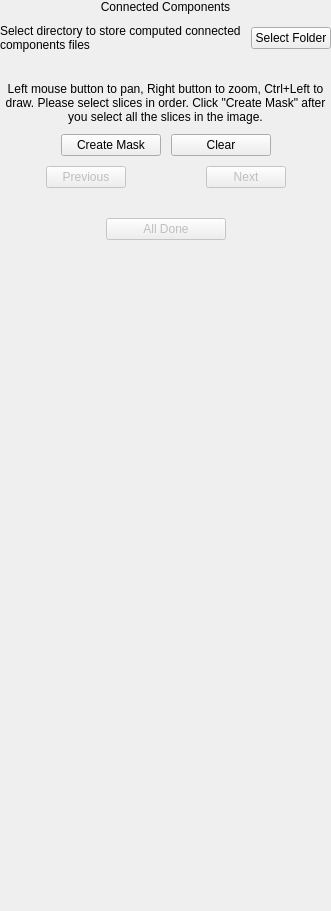
          <widget class="QWidget" name="pageCC">
           <layout class="QVBoxLayout" name="verticalLayout_5">
            <property name="spacing">
             <number>10</number>
            </property>
            <property name="leftMargin">
             <number>0</number>
            </property>
            <property name="topMargin">
             <number>0</number>
            </property>
            <property name="rightMargin">
             <number>0</number>
            </property>
            <property name="bottomMargin">
             <number>0</number>
            </property>
            <item>
             <widget class="QLabel" name="labelTitle_3">
              <property name="autoFillBackground">
               <bool>false</bool>
              </property>
              <property name="text">
               <string>Connected Components</string>
              </property>
              <property name="alignment">
               <set>Qt::AlignCenter</set>
              </property>
             </widget>
            </item>
            <item>
             <layout class="QHBoxLayout" name="horizontalLayout_15" stretch="1,0">
              <property name="bottomMargin">
               <number>20</number>
              </property>
              <item>
               <widget class="QLabel" name="labelPathCC">
                <property name="text">
                 <string>Select directory to store computed connected components files</string>
                </property>
                <property name="wordWrap">
                 <bool>true</bool>
                </property>
               </widget>
              </item>
              <item>
               <widget class="QPushButton" name="pushButtonOpenCC">
                <property name="text">
                 <string>Select Folder</string>
                </property>
               </widget>
              </item>
             </layout>
            </item>
            <item>
             <widget class="QLabel" name="label_4">
              <property name="text">
               <string>Left mouse button to pan, Right button to zoom, Ctrl+Left to draw. Please select slices in order. Click &quot;Create Mask&quot; after you select all the slices in the image.</string>
              </property>
              <property name="alignment">
               <set>Qt::AlignCenter</set>
              </property>
              <property name="wordWrap">
               <bool>true</bool>
              </property>
             </widget>
            </item>
            <item>
             <layout class="QHBoxLayout" name="horizontalLayout_12">
              <item>
               <spacer name="horizontalSpacer_26">
                <property name="orientation">
                 <enum>Qt::Horizontal</enum>
                </property>
                <property name="sizeHint" stdset="0">
                 <size>
                  <width>40</width>
                  <height>20</height>
                 </size>
                </property>
               </spacer>
              </item>
              <item>
               <widget class="QPushButton" name="pushButtonCreateMask">
                <property name="minimumSize">
                 <size>
                  <width>100</width>
                  <height>0</height>
                 </size>
                </property>
                <property name="text">
                 <string>Create Mask</string>
                </property>
               </widget>
              </item>
              <item>
               <widget class="QPushButton" name="pushButtonClearCC">
                <property name="minimumSize">
                 <size>
                  <width>100</width>
                  <height>0</height>
                 </size>
                </property>
                <property name="text">
                 <string>Clear</string>
                </property>
               </widget>
              </item>
              <item>
               <spacer name="horizontalSpacer_27">
                <property name="orientation">
                 <enum>Qt::Horizontal</enum>
                </property>
                <property name="sizeHint" stdset="0">
                 <size>
                  <width>40</width>
                  <height>20</height>
                 </size>
                </property>
               </spacer>
              </item>
             </layout>
            </item>
            <item>
             <layout class="QGridLayout" name="gridLayout_4">
              <item row="0" column="4">
               <spacer name="horizontalSpacer_24">
                <property name="orientation">
                 <enum>Qt::Horizontal</enum>
                </property>
                <property name="sizeHint" stdset="0">
                 <size>
                  <width>40</width>
                  <height>20</height>
                 </size>
                </property>
               </spacer>
              </item>
              <item row="0" column="3">
               <widget class="QPushButton" name="pushButtonNextCC">
                <property name="enabled">
                 <bool>false</bool>
                </property>
                <property name="minimumSize">
                 <size>
                  <width>80</width>
                  <height>0</height>
                 </size>
                </property>
                <property name="text">
                 <string>Next</string>
                </property>
               </widget>
              </item>
              <item row="0" column="0">
               <spacer name="horizontalSpacer_25">
                <property name="orientation">
                 <enum>Qt::Horizontal</enum>
                </property>
                <property name="sizeHint" stdset="0">
                 <size>
                  <width>40</width>
                  <height>20</height>
                 </size>
                </property>
               </spacer>
              </item>
              <item row="0" column="2">
               <widget class="QLabel" name="labelIndexCC">
                <property name="minimumSize">
                 <size>
                  <width>60</width>
                  <height>0</height>
                 </size>
                </property>
                <property name="text">
                 <string/>
                </property>
                <property name="alignment">
                 <set>Qt::AlignCenter</set>
                </property>
               </widget>
              </item>
              <item row="0" column="1">
               <widget class="QPushButton" name="pushButtonPreviousCC">
                <property name="enabled">
                 <bool>false</bool>
                </property>
                <property name="minimumSize">
                 <size>
                  <width>80</width>
                  <height>0</height>
                 </size>
                </property>
                <property name="text">
                 <string>Previous</string>
                </property>
               </widget>
              </item>
             </layout>
            </item>
            <item>
             <spacer name="verticalSpacer_11">
              <property name="orientation">
               <enum>Qt::Vertical</enum>
              </property>
              <property name="sizeType">
               <enum>QSizePolicy::Fixed</enum>
              </property>
              <property name="sizeHint" stdset="0">
               <size>
                <width>20</width>
                <height>20</height>
               </size>
              </property>
             </spacer>
            </item>
            <item>
             <layout class="QHBoxLayout" name="horizontalLayout_11">
              <item>
               <spacer name="horizontalSpacer_22">
                <property name="orientation">
                 <enum>Qt::Horizontal</enum>
                </property>
                <property name="sizeHint" stdset="0">
                 <size>
                  <width>40</width>
                  <height>20</height>
                 </size>
                </property>
               </spacer>
              </item>
              <item>
               <widget class="QPushButton" name="pushButtonAllDone">
                <property name="enabled">
                 <bool>false</bool>
                </property>
                <property name="minimumSize">
                 <size>
                  <width>120</width>
                  <height>0</height>
                 </size>
                </property>
                <property name="text">
                 <string>All Done</string>
                </property>
               </widget>
              </item>
              <item>
               <spacer name="horizontalSpacer_23">
                <property name="orientation">
                 <enum>Qt::Horizontal</enum>
                </property>
                <property name="sizeHint" stdset="0">
                 <size>
                  <width>40</width>
                  <height>20</height>
                 </size>
                </property>
               </spacer>
              </item>
             </layout>
            </item>
            <item>
             <spacer name="verticalSpacer_12">
              <property name="orientation">
               <enum>Qt::Vertical</enum>
              </property>
              <property name="sizeHint" stdset="0">
               <size>
                <width>20</width>
                <height>671</height>
               </size>
              </property>
             </spacer>
            </item>
           </layout>
          </widget>
